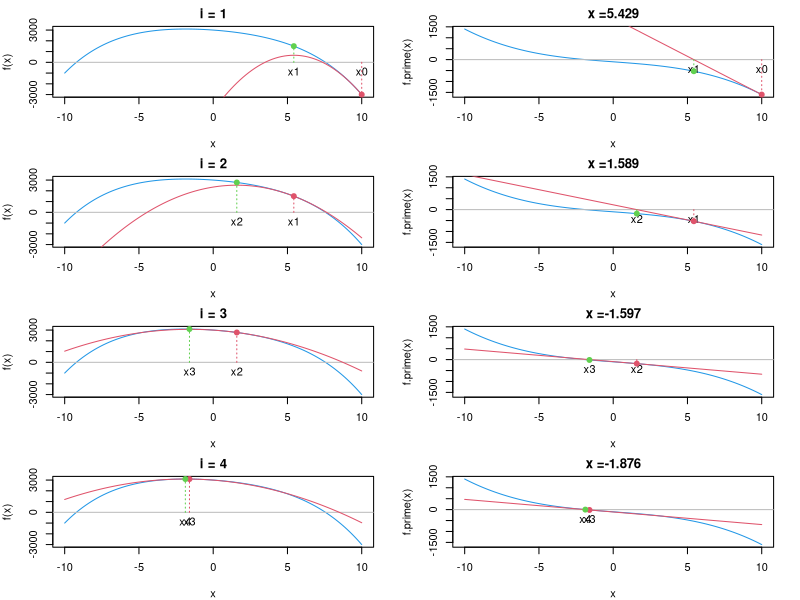

This figure's R source:
## ---- chunk 1
# Helper functions
f = function(x) 3000 - 100*x - 25*x^2 - 0.25*x^4
f.prime = function(x) -100 - 50*x - x^3 
f.prime2 = function(x) -50 - 3*x^2 
update = function(x) x - f.prime(x) / f.prime2(x)
quadratic = function(a) curve(f(a) + f.prime(a)*(x-a) + f.prime2(a)/2*(x-a)^2, col=2, add = TRUE)
linear = function(a) curve(f.prime(a) + f.prime2(a)*(x-a), col=2, add = TRUE)

xn = 10 # initial guess

par(mfrow = c(4,2), mar = c(4,4,2,2), oma = c(0,0,0,0))

for(i in 1:4){

    # update
    xnew = update(xn)

    # f(x)
    curve(f(x), xlim = c(-10, 10), col = 4) 
    abline(h=0, col = "grey")

    # currential guess
    text(xn, 0, paste("x", i-1, sep=""), pos = 1)
    lines(c(xn, xn), c(0, f(xn)), lty = 3, col = 2)
    points(xn, f(xn), pch = 19, col = 2)
    quadratic(xn)

    lines(c(xnew, xnew), c(0, f(xnew)), lty = 3, col = 3)
    text(xnew, 0, paste("x", i, sep=""), pos = 1)
    points(xnew, f(xnew), pch = 19, col = 3)
    
    title(paste("i =", i))

    # f'(x)
    curve(f.prime(x), xlim = c(-10, 10), col = 4)
    abline(h=0, col = "grey")

    # currential guess
    text(xn, 0, paste("x", i-1, sep=""), pos = 1)
    lines(c(xn, xn), c(0, f.prime(xn)), lty = 3, col = 2)
    points(xn, f.prime(xn), pch = 19, col = 2)
    linear(xn)

    # update
    lines(c(xnew, xnew), c(0, f.prime(xnew)), lty = 3, col = 3)
    text(xnew, 0, paste("x", i, sep=""), pos = 1)
    points(xnew, f.prime(xnew), pch = 19, col = 3)
    
    title(paste("x =", round(xnew,3), sep=""))

    xn = xnew
    
}
## ---- chunk 2
nr = function(x0, tol = 1e-5){
    continue = TRUE
    counter = 0
    while(continue){
        x1 = update(x0)
        continue = abs(x1 - x0) > tol
        x0 = x1
        counter = counter + 1
    }
    cat(counter, "iterations")
    return(x1)
}
nr(10)
